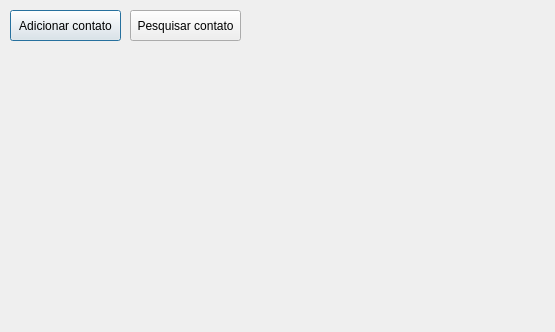
<?xml version="1.0" encoding="UTF-8"?>
<ui version="4.0">
 <class>fm_principal</class>
 <widget class="QDialog" name="fm_principal">
  <property name="geometry">
   <rect>
    <x>0</x>
    <y>0</y>
    <width>555</width>
    <height>332</height>
   </rect>
  </property>
  <property name="windowTitle">
   <string>Dialog</string>
  </property>
  <widget class="QPushButton" name="btn_novocontato">
   <property name="geometry">
    <rect>
     <x>10</x>
     <y>10</y>
     <width>111</width>
     <height>31</height>
    </rect>
   </property>
   <property name="text">
    <string>Adicionar contato</string>
   </property>
  </widget>
  <widget class="QPushButton" name="btn_pesquisarcontato">
   <property name="geometry">
    <rect>
     <x>130</x>
     <y>10</y>
     <width>111</width>
     <height>31</height>
    </rect>
   </property>
   <property name="text">
    <string>Pesquisar contato</string>
   </property>
  </widget>
 </widget>
 <resources/>
 <connections/>
</ui>
